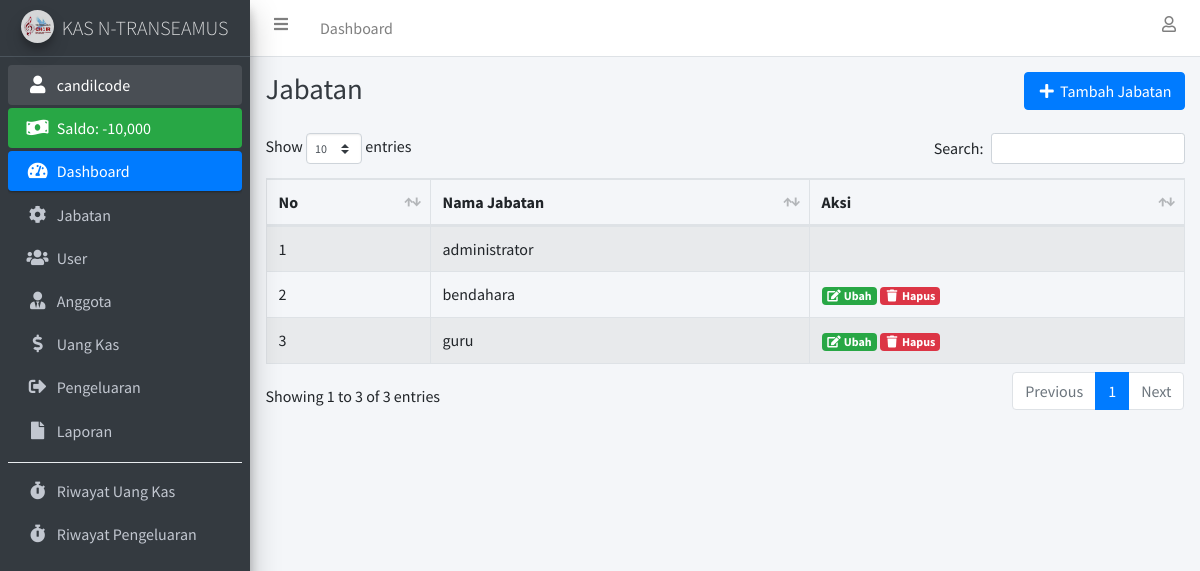
The page /jabatan.php (signed in) on the database its author committed.
### tables this page shows
CREATE TABLE `user` (
  `id_user` int(11) NOT NULL,
  `nama_lengkap` varchar(100) NOT NULL,
  `username` varchar(100) NOT NULL,
  `password` varchar(255) NOT NULL,
  `id_jabatan` int(11) NOT NULL
);

CREATE TABLE `jabatan` (
  `id_jabatan` int(11) NOT NULL,
  `nama_jabatan` varchar(100) NOT NULL
);

### connection.php (called while the page is built, shortened)
<?php
	$host		= "localhost";
	$username	= "root";
	$password	= "";
	$database	= "kas";
	$conn 		= mysqli_connect($host, $username, $password, $database);
if (isset($_SESSION['id_user'])) {
	function dataUser() {
		global $conn;
		$id_user = $_SESSION['id_user'];
		return mysqli_fetch_assoc(mysqli_query($conn, "SELECT * FROM user INNER JOIN jabatan ON user.id_jabatan = jabatan.id_jabatan WHERE id_user = '$id_user'"));
	}
}

### jabatan.php (the view, shortened to what this page needs)
<?php
  require 'connection.php';
  $jabatan = mysqli_query($conn, "SELECT * FROM jabatan");
?>
<!DOCTYPE html>
<html>
<head>
  <?php include 'include/css.php'; ?>
</head>
<body class="hold-transition sidebar-mini layout-fixed">
<div class="wrapper">
  <?php include 'include/navbar.php'; ?>
  <?php include 'include/sidebar.php'; ?>
  <div class="content-wrapper">
    <div class="content-header">
      <div class="container-fluid">
        <div class="row justify-content-center mb-2">
          <div class="col-sm text-left">
            <h1 class="m-0 text-dark">Jabatan</h1>
          </div>
          <div class="col-sm text-right">
            <button type="button" class="btn btn-primary" data-toggle="modal" data-target="#tambahJabatanModal"><i class="fas fa-fw fa-plus"></i> Tambah Jabatan</button>
          </div>
        </div>
      </div>
    </div>
    <section class="content">
      <div class="container-fluid">
        <div class="row">
          <div class="col-lg">
            <div class="table-responsive">
              <table class="table table-striped table-hover table-bordered" id="table_id">
                <thead>
                  <tr>
                    <th>No</th>
                    <th>Nama Jabatan</th>
                    <th>Aksi</th>
                  </tr>
                </thead>
                <tbody>
                  <?php $i = 1; ?>
                  <?php foreach ($jabatan as $dj): ?>
                    <tr>
                      <td><?= $i++; ?></td>
                      <td><?= $dj['nama_jabatan']; ?></td>
                      <td>
                        <?php if ($dj['id_jabatan'] !== '1'): ?>
                          <a href="ubah_jabatan.php?id_jabatan=<?= $dj['id_jabatan']; ?>" class="badge badge-success" data-toggle="modal" data-target="#editJabatanModal<?= $dj['id_jabatan']; ?>">
                            <i class="fas fa-fw fa-edit"></i> Ubah
                          </a>
                          <a data-nama="<?= $dj['nama_jabatan']; ?>" class="btn-delete badge badge-danger" href="hapus_jabatan.php?id_jabatan=<?= $dj['id_jabatan']; ?>"><i class="fas fa-fw fa-trash"></i> Hapus</a>
                        <?php endif ?>
                      </td>
                    </tr>
                  <?php endforeach ?>
                </tbody>
              </table>
            </div>
          </div>
        </div>
      </div>
    </section>
  </div>
</div>
</body>
</html>

### include/sidebar.php
<?php
  $dataUser = dataUser();
  $jml_pengeluaran = mysqli_fetch_assoc(mysqli_query($conn, "SELECT sum(jumlah_pengeluaran) as jml_pengeluaran FROM pengeluaran"));
  $jml_pengeluaran = $jml_pengeluaran['jml_pengeluaran'];
  $jml_uang_kas = mysqli_fetch_assoc(mysqli_query($conn, "SELECT sum(minggu_ke_1 + minggu_ke_2 + minggu_ke_3 + minggu_ke_4) as jml_uang_kas FROM uang_kas"));
  $jml_uang_kas = $jml_uang_kas['jml_uang_kas'];
?>
<aside class="main-sidebar sidebar-dark-primary elevation-4">
  <a href="index.php" class="brand-link">
    <img src="assets/img/img_properties/logo_ntrans.png" alt="AdminLTE Logo" class="brand-image img-circle elevation-3" style="opacity: .8">
    <span class="brand-text font-weight-light">KAS N-TRANSEAMUS</span>
  </a>
  <div class="sidebar">
    <nav class="mt-2">
      <ul class="nav nav-pills nav-sidebar flex-column" data-widget="treeview" role="menu" data-accordion="false">
        <li class="nav-item has-treeview menu-open">
          <a href="profile.php" class="nav-link"><i class="nav-icon fas fa-fw fa-user"></i> <p><?= $dataUser['username']; ?></p></a>
        </li>
        <li class="nav-item">
          <div class="bg-success nav-link text-white">
            <i class="nav-icon fas fa-money-bill-wave"></i>
            <p>
              Saldo: <?= number_format($jml_uang_kas - $jml_pengeluaran); ?>
            </p>
          </div>
        </li>
        <li class="nav-item has-treeview menu-open">
          <a href="index.php" class="nav-link active">
            <i class="nav-icon fas fa-tachometer-alt"></i>
            <p>
              Dashboard
            </p>
          </a>
        </li>
        <?php if ($dataUser['id_jabatan'] == '1'): ?>
          <li class="nav-item">
            <a href="jabatan.php" class="nav-link">
              <i class="nav-icon fas fa-cog"></i>
              <p>
                Jabatan
              </p>
            </a>
          </li>
          <li class="nav-item">
            <a href="user.php" class="nav-link">
              <i class="nav-icon fas fa-users"></i>
              <p>
                User
              </p>
            </a>
          </li>
        <?php endif ?>
        <li class="nav-item">
          <a href="anggota.php" class="nav-link">
            <i class="fas fa-user-tie nav-icon"></i>
            <p>Anggota</p>
          </a>
        </li>
        <li class="nav-item">
          <a href="uang_kas.php" class="nav-link">
            <i class="fas fa-dollar-sign nav-icon"></i>
            <p>Uang Kas</p>
          </a>
        </li>
        <li class="nav-item">
          <a href="pengeluaran.php" class="nav-link">
            <i class="fas fa-sign-out-alt nav-icon"></i>
            <p>Pengeluaran</p>
          </a>
        </li>
        <li class="nav-item">
          <a href="laporan.php" class="nav-link">
            <i class="fas fa-file nav-icon"></i>
            <p>Laporan</p>
          </a>
        </li>
         <div class="dropdown-divider"></div>
        <li class="nav-item">
          <a href="riwayat.php" class="nav-link">
            <i class="fas fa-stopwatch nav-icon"></i>
            <p>Riwayat Uang Kas</p>
          </a>
        </li>
        <li class="nav-item">
          <a href="riwayat_pengeluaran.php" class="nav-link">
            <i class="fas fa-stopwatch nav-icon"></i>
            <p>Riwayat Pengeluaran</p>
          </a>
        </li>
      </ul>
    </nav>
  </div>
</aside>

### rows shown on the page
user: username "candilcode"
jabatan: nama_jabatan "administrator"
jabatan: nama_jabatan "bendahara"
jabatan: nama_jabatan "guru"

### other values the page prints
$jml_uang_kas - $jml_pengeluaran "-10,000"
